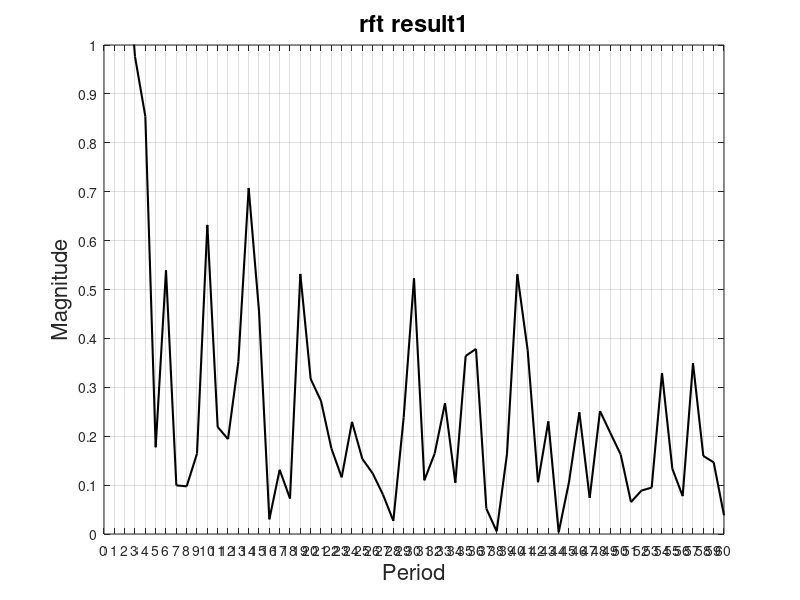
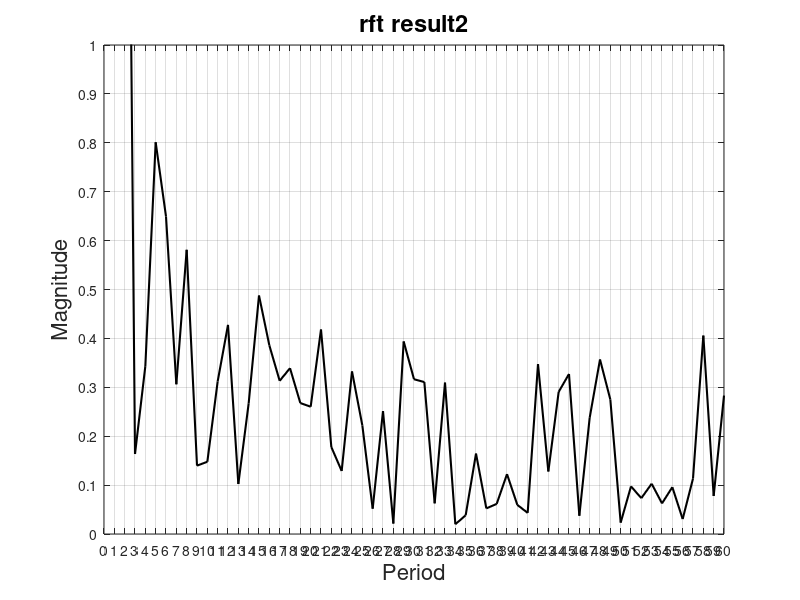
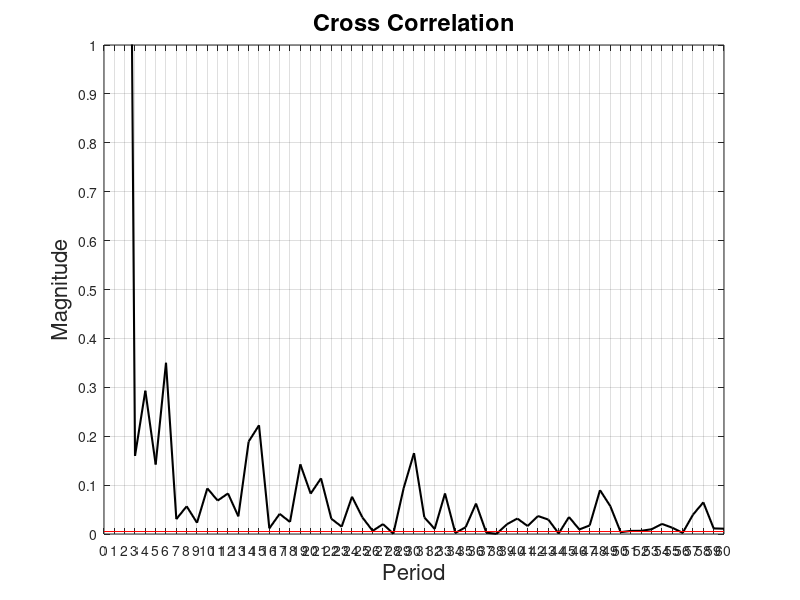
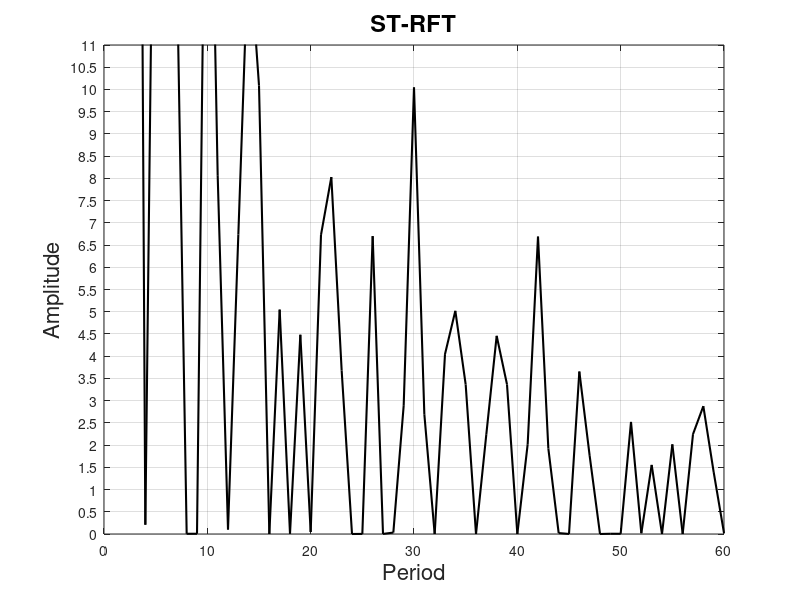

The MATLAB source for these figures, in order:
clc;
close all;
clear all;
% Define the EIIP values for each amino acid
EIIP_VALUES = containers.Map( ...
    {'A', 'R', 'N', 'D', 'C', 'Q', 'E', 'G', 'H', 'I', 'L', 'K', 'M', 'F', 'P', 'S', 'T', 'W', 'Y', 'V'}, ...
    [0.0373, 0.0959, 0.0036, 0.1263, 0.0829, 0.0761, 0.0058, 0.0050, 0.0242, 0.0000, ...
     0.0000, 0.0823, 0.0829, 0.0946, 0.0198, 0.0829, 0.0941, 0.0548, 0.0516, 0.0057]);

% Input two protein sequences
sequence1 = 'MSGGDGRGHNTGAHSTSGNINGGPTGIGVSGGASDGSGWSSENNPWGGGSGSGIHWGGGSGRGNGGGNGNSGGGSGTGGNLSAVAAPVAFGFPALSTPGAGGLAVSISASELSAAIAGIIAKLKKVNLKFTPFGVVLSSLIPSEIAKDDPNMMSKIVTSLPADDITESPVSSLPLDKATVNVNVRVVDDVKDERQNISVVSGVPMSVPVVDAKPTERPGVFTASIPGAPVLNISVNDSTPAVQTLSPGVTNNTDKDVRPAGFTQGGNTRDAVIRFPKDSGHNAVYVSVSDVLSPDQVKQRQDEENRRQQEWDATHPVEAAERNYERARAELNQANEDVARNQERQAKAVQVYNSRKSELDAANKTLADAIAEIKQFNRFAHDPMAGGHRMWQMAGLKAQRAQTDVNNKQAAFDAAAKEKSDADAALSAAQERRKQKENKEKDAKDKLDKESKRNKPGKATGKGKPVGDKWLDDAGKDSGAPIPDRIADKLRDKEFKSFDDFRKAVWEEVSKDPELSKNLNPSNKSSVSKGYSPFTPKNQQVGGRKVYELHHDKPISQGGEVYDMDNIRVTTPKRHIDIHRGK'; % im9
sequence2 = 'MSGGDGRGHNTGAHSTSGNINGGPTGLGVGGGASDGSGWSSENNPWGGGSGSGIHWGGGSGHGNGGGNGNSGGGSGTGGNLSAVAAPVAFGFPALSTPGAGGLAVSISAGALSAAIADIMAALKGPFKFGLWGVALYGVLPSQIAKDDPNMMSKIVTSLPADDITESPVSSLPLDKATVNVNVRVVDDVKDERQNISVVSGVPMSVPVVDAKPTERPGVFTASIPGAPVLNISVNNSTPEVQTLSPGVTNNTDKDVRPAGFTQGGNTRDAVIRFPKDSGHNAVYVSVSDVLSPDQVKQRQDEENRRQQEWDATHPVEAAERNYERARAELNQANEDVARNQERQAKAVQVYNSRKSELDAANKTLADAIAEIKQFNRFAHDPMAGGHRMWQMAGLKAQRAQTDVNNKQAAFDAAAKEKSDADAALSAAQERRKQKENKEKDAKDKLDKESKRNKPGKATGKGKPVGDKWLDDAGKDSGAPIPDRIADKLRDKEFKNFDDFRKKFWEEVSKDPDLSKQFKGSNKTNIQKGKAPFARKKDQVGGRERFELHHDKPISQDGGVYDMNNIRVTTPKRHIDIHRGK'; % imnine


% Convert both sequences to EIIP values
eiip_sequence1 = zeros(1, length(sequence1));  % Preallocate array for sequence1
eiip_sequence2 = zeros(1, length(sequence2));  % Preallocate array for sequence2


% Loop over the first sequence
for i = 1:length(sequence1)
    aa = sequence1(i);  % Get the amino acid at position i in sequence1
    eiip_sequence1(i) = EIIP_VALUES(aa);  % Get the corresponding EIIP value
end

% Loop over the second sequence
for i = 1:length(sequence2)
    aa = sequence2(i);  % Get the amino acid at position i in sequence2
    eiip_sequence2(i) = EIIP_VALUES(aa);  % Get the corresponding EIIP value
end



% Pad the sequences to the same length
max_len = max(length(eiip_sequence1), length(eiip_sequence2));  % Get the maximum length
eiip_sequence1 = [eiip_sequence1, zeros(1, max_len - length(eiip_sequence1))];  % Pad sequence1
eiip_sequence2 = [eiip_sequence2, zeros(1, max_len - length(eiip_sequence2))];  % Pad sequence2


% Set maximum period for RFT computation
max_period = 60;

%ramanujan sum
function cq =  ramanujan_sum(q,n);
cq=0;
for k=1:q
   if gcd(k,q)==1;
   cq = cq + exp ( i * 2 * pi * k * n / q );
      end
    end
  end

% ramanujan fourier transform coefficient
function rft_result = rft(signal, max_period)
    rft_result = zeros(1, max_period);
for q = 1:max_period
  phi_q = numel(find(gcd(1:q, q) == 1)); % Compute phi(q)
   xq = 0;
for n = 1:length(signal)
   xq = xq + signal(n) * ramanujan_sum(q, n);  % Accumulate sum
    end
    xq = (1 / phi_q) * xq;
    rft_result(q) = abs(xq);
 end
end

rft_result1 = rft(eiip_sequence1,max_period);
rft_result2 = rft(eiip_sequence2,max_period);


Pq = abs(rft_result1 .* rft_result2);

%mean of Pq
mean = sum(Pq) / max_period ;

%SNR
snr = Pq / mean ;

% Step 3: Sort Pq values and find the top 20
sorted_snr = sort(snr, 'descend'); % Sort Pq in descending order
top_20_snr = sorted_snr(1:min(20, length(sorted_snr))); % Take the top 20 values
threshold = min(top_20_snr); % Threshold is the smallest value among the top 20

% Fixed ST-RFT Calculation with Proper Window Application
function ST_RFT = compute_ST_RFT(signal, max_period)
    N = length(signal);                % Full signal length
    window_size = 8;                   % Gaussian window length
    ST_RFT = zeros(1, max_period);     % Preallocate ST-RFT array

    alpha = 2; % Adjust alpha for Gaussian window
    w = exp(-0.5 * (alpha * ((1:window_size) / ((window_size-1)/2))).^2);

    for q = 1:max_period
        phi_q = numel(find(gcd(1:q, q) == 1));  % Compute φ(q)
        xq = 0;

        for n = 1:N
            win_idx = mod(n - 1, window_size) + 1; % Circular window logic
            xq = xq + signal(n) * conj(w(win_idx)) * ramanujan_sum(q, n);
        end

        ST_RFT(q) = (1 / phi_q) * (1 / window_size) * xq;
    end
end

ST_RFT = compute_ST_RFT(Pq, max_period);
ST_RFT_mag = abs(ST_RFT);



% Load the signal package required for findpeaks
pkg load signal

% Detect peaks in ST_RFT magnitude
[peak_vals, peak_locs] = findpeaks(ST_RFT_mag, 'MinPeakHeight', 0.1); % Adjust threshold if needed


% Compute Concentration Measure with Window Size of 8
function CM = compute_CM(ST_RFT, window_size)
    N = length(ST_RFT);                % Total sequence length
    CM = zeros(1, N);                  % Preallocate CM array

    for k = 1:N
        % Define window range ensuring no out-of-bound errors
        start_idx = max(1, k - floor(window_size / 2));
        end_idx = min(N, k + floor(window_size / 2));

        % Compute Concentration Measure within the window
        CM(k) = sum(abs(ST_RFT(start_idx:end_idx)).^1.1); % r = 1.1 as per your formula
    end

    % Normalize for better visualization
    CM = CM / max(CM);
end

% Compute ST-RFT with window size
ST_RFT = compute_ST_RFT(Pq, max_period);

% Compute and Plot CM
CM = compute_CM(ST_RFT, 8);



figure;
plot(1:max_period, rft_result1, 'k', 'LineWidth', 1.5);

title('rft result1', 'FontSize', 17);
xlabel('Period', 'FontSize', 16);
ylabel('Magnitude', 'FontSize', 16);
grid on;

% Zoom in (adjust the y-axis limits)
axis([0 max_period 0 1]);  % X-axis from 0 to 10, Y-axis from -1 to 1

yticks(0:0.1:1);
xticks(0:1:max_period);


figure;
plot(1:max_period, rft_result2, 'k', 'LineWidth', 1.5);

title('rft result2', 'FontSize', 17);
xlabel('Period', 'FontSize', 16);
ylabel('Magnitude', 'FontSize', 16);
grid on;

% Zoom in (adjust the y-axis limits)
axis([0 max_period 0 1]);  % X-axis from 0 to 10, Y-axis from -1 to 1

yticks(0:0.1:1);
xticks(0:1:max_period);


figure;
plot(1:max_period, Pq, 'k', 'LineWidth', 1.5);
hold on;
plot([0, max_period], [threshold, threshold], 'r'); % Plot horizontal line at y = threshold



xlabel('Period', 'FontSize', 16);
ylabel('Magnitude', 'FontSize', 16);
title('Cross Correlation', 'FontSize', 17);
grid on;

% Zoom in (adjust the y-axis limits)
axis([0 max_period 0 1]);  % X-axis from 0 to 10, Y-axis from -1 to 1

yticks(0:0.1:1);
xticks(0:1:max_period);

ST_RFT = compute_ST_RFT(Pq, max_period);

figure;
plot(1:max_period, abs(ST_RFT), 'k', 'LineWidth', 1.5);
title('ST-RFT', 'FontSize', 17);
xlabel('Period', 'FontSize', 16);
ylabel('Amplitude', 'FontSize', 16);
grid on;
drawnow;

% Zoom in (adjust the y-axis limits)
axis([0 max_period 0 11]);  % X-axis from 0 to 10, Y-axis from -1 to 1
yticks(0:0.5:11);

figure;
plot(1:max_period, CM, 'k', 'LineWidth', 1.5);
title('Concentration Measure with Window Size 8', 'FontSize', 17);
xlabel('Sample Index', 'FontSize', 16);
ylabel('Concentration Measure', 'FontSize', 16);
grid on;

% Adjust axis for better visualization
axis([0 max_period 0 1]);
yticks(0:0.1:1);
xticks(0:1:max_period);


% Plot ST-RFT magnitude
figure;
plot(1:max_period, ST_RFT_mag, 'k', 'LineWidth', 1.5);
hold on;

% Blue stars: Detected hotspots
plot(peak_locs, peak_vals, 'b*', 'MarkerSize', 4, 'LineWidth', 1.5);

% Red stars: True hotspots
true_hotspots = [30, 34, 38, 51, 55];
true_vals = ST_RFT_mag(true_hotspots);
plot(true_hotspots, true_vals, 'r*', 'MarkerSize', 8, 'LineWidth', 2);

% Add text labels for detected peaks
for i = 1:length(peak_locs)
    text(peak_locs(i), peak_vals(i), sprintf('  %d', peak_locs(i)), ...
        'VerticalAlignment', 'bottom', 'FontSize', 12, 'Color', 'black');
end

% Add annotation box about true hotspots
x_box1= 47;
y_box1= 10;
text(x_box1, y_box1, 'True hotspots are at positions 30, 34, 38, 51, 55', ...
     'FontSize', 12, 'BackgroundColor', 'white', 'EdgeColor', 'black', ...
     'Margin', 5);



% Add legend
legend('ST-RFT Magnitude', 'Detected Peaks', 'True Hotspots', ...
       'Location', 'east');

hold off;

title('ST-RFT Magnitude with Detected Hotspots', 'FontSize', 17);
xlabel('Period', 'FontSize', 16);
ylabel('Amplitude', 'FontSize', 16);
grid on;


axis([0 max_period 0 11]);
yticks(0:0.1:11);
xticks(0:1:max_period);
hold off;